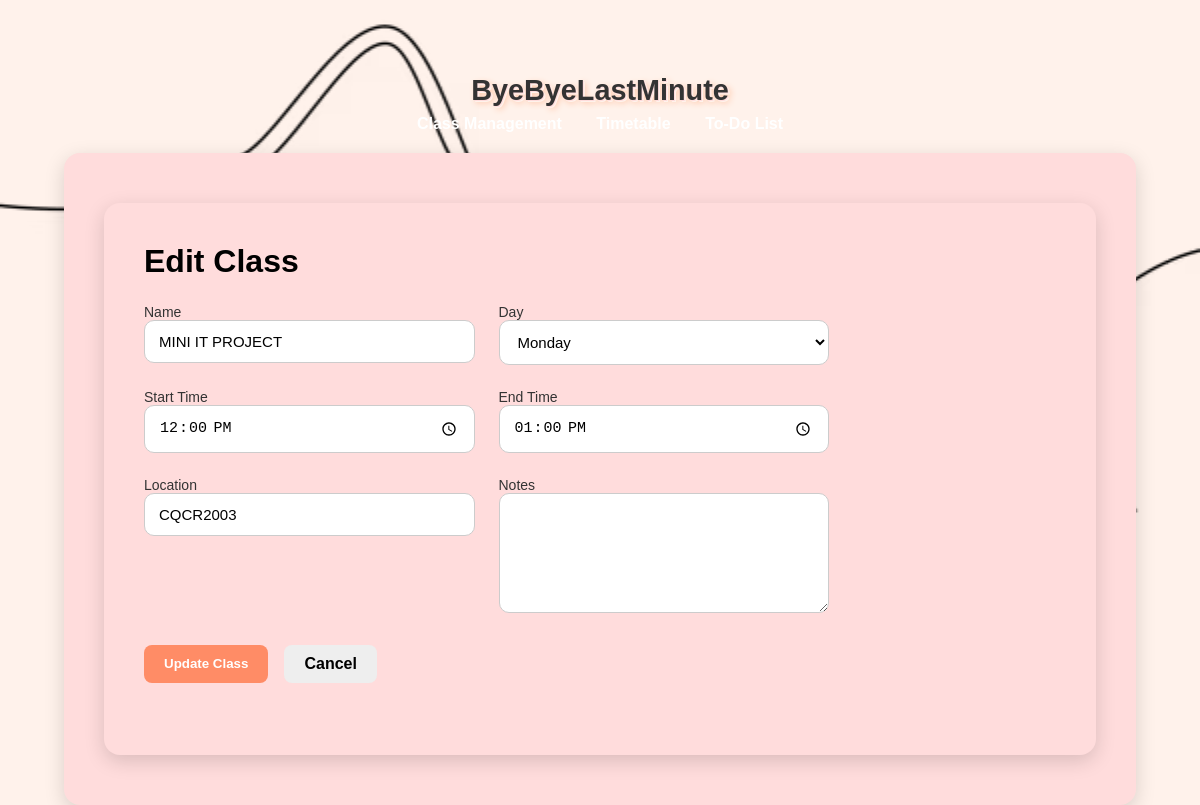
/edit_class/10, run on the app's committed database.
### tables this page shows
CREATE TABLE classes (
                id INTEGER PRIMARY KEY AUTOINCREMENT,
                name TEXT NOT NULL,
                day TEXT NOT NULL,
                start_time TEXT NOT NULL,
                end_time TEXT NOT NULL,
                location TEXT NOT NULL,
                notes TEXT
            );

### app.py (the view, shortened to what this page needs)
@app.route('/edit_class/<int:class_id>', methods=['GET', 'POST'])
def edit_class(class_id):
    with get_db_connection() as conn:
        class_obj = conn.execute("SELECT * FROM classes WHERE id=?", (class_id,)).fetchone()
        if not class_obj:
            flash("Class not found", "error")
            return redirect(url_for('index'))
    return render_template('edit_class.html', class_obj=class_obj)

### app.py (called while the page is built)
def get_db_connection():
    conn = sqlite3.connect(DB_NAME, timeout=10)
    conn.row_factory = sqlite3.Row
    return conn

@app.context_processor
def inject_vapid_key():
    return dict(VAPID_PUBLIC_KEY=VAPID_PUBLIC_KEY)

### templates/edit_class.html (shortened to what this page needs)
{% extends "base.html" %}
{% block content %}
<main class="container">
  <h1>Edit Class</h1>
<form id="class-form" method="POST">
  <div class="grid">
    <label>Name<input type="text" name="name" value="{{ class_obj['name'] }}" required></label>
    <label>Day
      <select name="day" required>
        {% for d in ['Monday','Tuesday','Wednesday','Thursday','Friday','Saturday','Sunday'] %}
          <option value="{{ d }}" {% if class_obj['day']==d %}selected{% endif %}>{{ d }}</option>
        {% endfor %}
      </select>
    </label>
    <label>Start Time<input type="time" name="start_time" value="{{ class_obj['start_time'] }}" required></label>
    <label>End Time<input type="time" name="end_time" value="{{ class_obj['end_time'] }}" required></label>
    <label>Location<input type="text" name="location" value="{{ class_obj['location'] }}" required></label>
    <label>Notes<textarea name="notes">{{ class_obj['notes'] or '' }}</textarea></label>
  </div>
    <div class="actions">
      <button type="submit" class="button">Update Class</button>
      <a href="{{ url_for('index') }}" class="button secondary">Cancel</a>
    </div>
  </form>
</main>
{% endblock %}

### static/style.css (style rules this page uses)
* { margin: 0; padding: 0; box-sizing: border-box; }
html, body { height: 100%; font-family: Arial, sans-serif; background-color: #FFF2EB; background-image: url("Dashboard Background Image.jpg"), url("Dashboard Background Image.avif"); background-repeat: no-repeat; background-size: cover; background-position: center; background-attachment: fixed; color: #000; padding: 2rem; }
.container { max-width: 1100px; width: 100%; margin: 10px auto; padding: 2.5rem; background: #FFDCDC; border-radius: 16px; box-shadow: 0 6px 20px rgba(0,0,0,0.15); }
h1, h2 { margin-bottom: 1rem; color: #000; }
form { display: grid; gap: 1.5rem; }
.grid { display: grid; grid-template-columns: repeat(2, 1fr); gap: 1.5rem; }
label { display: flex; flex-direction: column; font-size: 14px; font-weight: 500; color: #333; }
textarea[name="notes"] { grid-column: span 2; min-height: 120px; resize: vertical; }
input, select, textarea { padding: 12px 14px; border-radius: 10px; border: 1px solid #ccc; background: #fff; font-size: 15px; transition: border-color 0.3s; }
.actions { grid-column: span 2; display: flex; gap: 1rem; margin-top: 0.5rem; }
button { padding: 0.7rem 1.4rem; border-radius: 8px; border: none; font-weight: 600; cursor: pointer; transition: background 0.3s; }
button[type="submit"] { background: #ff8c66; color: #fff; }
.actions { margin-bottom: 1.5rem; }
.button { display: inline-block; padding: 0.7rem 1.4rem; border-radius: 8px; border: none; font-weight: 600; cursor: pointer; transition: background 0.3s; text-decoration: none; text-align: center; }
.button.secondary { background: #eee; color: #000; }
.container { background: #FFDCDC; border-radius: 16px; box-shadow: 0 6px 20px rgba(0,0,0,0.15); padding: 2.5rem; margin: 10px auto; max-width: 1100px; }
.container h1 { color: #000; margin-bottom: 1.5rem; text-align: left; font-size: 2rem; font-weight: bold; }
.actions { display: flex; justify-content: flex-start; gap: 1rem; margin-bottom: 2rem; flex-wrap: wrap; }
.button { padding: 10px 20px; border: none; border-radius: 8px; font-weight: 600; cursor: pointer; text-decoration: none; transition: background 0.3s; color: #000; display: inline-block; }
.button.secondary { background-color: #eee; color: #000; }

### data on the page
classes: name "MINI IT PROJECT", day "Monday", start_time "12:00", end_time "13:00", location "CQCR2003"
